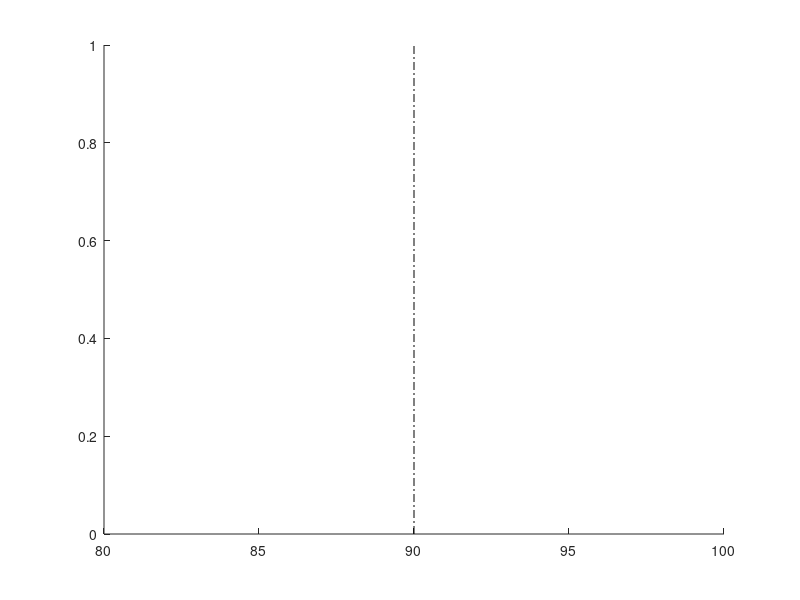

This chart was generated by the following MATLAB code: (Note: this script raises an error after producing the figure.)
 close all;
clear all;

filePath = fullfile(pwd,'data');
flipNameStr = 'flip';
matFile = dir(fullfile(filePath,'*.mat'));
pBias = cell(1,2);
pThreshold = cell(1,2);
legendText = cell(2,2);

popChoice = [];
pI = 0;

figureNum = 1;
uniqueDeg = cell(1,2);
popHeadDeg = cell(1,2);
popPurDir = cell(1,2);
pChoice = cell(1,2);

colorIndex = {[1 0.1 0.1],[0.8 0.5 0.3];[0.1 0.1 1],[0.3 0.5 0.8]}; % {typeI,dir}

for i = 1:length(matFile)
    
    data = load(fullfile(filePath,matFile(i).name));
    popChoice = cat(1,popChoice,data.choice);
    trialNum = size(data.conditionIndex,1);
    flipDegree = contains(matFile(i).name,flipNameStr);
    num = regexp(matFile(i).name, '(\d+)','tokens');
    subNum = cell2mat(num{1});
    
    % rotation:
    headDeg{1} = nan(trialNum,2);
    purDir{1} = nan(trialNum,2);
    choice{1} = nan(trialNum,2);
    
    % frustum shift
    headDeg{2} = nan(trialNum,2);
    purDir{2} = nan(trialNum,2);
    choice{2} = nan(trialNum,2);
    
    % classfy the degree and pursuit direction based on the rotation type
    for triali = 1:trialNum
        motionType = data.trialIndex(triali,2);
        headDeg{motionType}(triali,:) = [data.conditionIndex(triali,1),data.trialIndex(triali,1)];
        purDir{motionType}(triali,:) = [data.conditionIndex(triali,4),data.trialIndex(triali,1)];
        choice{motionType}(triali,:) = [data.choice(triali),data.trialIndex(triali,1)];
    end
    
    if ishandle(figureNum); end; figure(figureNum); set(gcf,'color','white'); hold on; plot([90,90],[0,1],'-.k');
    
    for typeI =1:length(headDeg)
        % delete the nan vaule
        delDeg = find(isnan(headDeg{typeI}(:,1)));
        headDeg{typeI}(delDeg,:) = [];
        delDir = find(isnan(purDir{typeI}(:,1)));
        purDir{typeI}(delDir,:) = [];
        delChoice = find(isnan(choice{typeI}(:,1)));
        choice{typeI}(delChoice,:) = [];
        
        if flipDegree
            headDeg{typeI}(:,1) = -headDeg{typeI}(:,1);
        end
        
        uniqueDeg{typeI} = unique(headDeg{typeI}(:,1));
        
        popHeadDeg{typeI} = cat(1,popHeadDeg{typeI},headDeg{typeI});
        popPurDir{typeI} = cat(1,popPurDir{typeI},purDir{typeI});
        pChoice{typeI} = cat(1,pChoice{typeI},choice{typeI});
        
        pRight = [];
        choiceF = [];
        
        uniqueDir = unique(purDir{typeI}(:,1));
        dirLength = length(uniqueDir);
        dirIndex = cell(1,dirLength);
        for dir = 1:dirLength
            trialIndexI = find(purDir{typeI}(:,1) == uniqueDir(dir));
            dirIndex{dir} = purDir{typeI}(trialIndexI,:);
        end
        
        %         if typeI == 1
        %             for k = 1:length(uniqueDeg{typeI})
        %                 index = ismember(headDeg{typeI}(:,1),uniqueDeg{typeI}(k));
        %                 trialIndex = headDeg{typeI}(index,2);
        %                 pRight{k} = sum(choice{k} == 2)./ length(choice{k});
        %                 choiceF{k} = length(choice{k});
        %             end
        %             fitData = [uniqueDeg{typeI},cell2mat(pRight),cell2mat(choiceF)];
        %
        %             [bias,threshold] = cum_gaussfit_max1(fitData(1:end,:));
        %             pBias(triali,i) = bias;
        %             pThreshold(triali,i) = threshold;
        %             xi = min(uniqueDeg{typeI}):0.1:max(uniqueDeg{typeI});
        %             y_fit = cum_gaussfit([bias,threshold],xi);
        %
        %             if ishandle(figureNum); end; figure(figureNum); set(gcf,'color','white');
        %             plot([90,90],[0,1],'-.k');
        %             hold on
        %             plot(uniqueDeg{typeI},cell2mat(pRight),'*');
        %             plot(xi,y_fit,'-');
        %             set(gca, 'xlim',[-15,15],'ylim',[0 1])
        %             xlabel('Heading degree');
        %             ylabel('Proportion of "right" choice');
        %             title(['Condition ' num2str(typeI) ' for participant ' subNum]);
        %             %     hleg1=legend('choice','mean & standard error','linear result');
        %             %     set(hleg1,'Location','EastOutside')
        %             text(5,0.8,sprintf('\\it\\mu_{psy} = \\rm%6.3g\\circ',bias),'color','b')
        %             text(5,0.7,sprintf('\\it\\sigma_{psy} = \\rm%6.3g\\circ', threshold),'color','b')
        %             figureNum = figureNum+1;
        %         elseif typeI>1
        for dir = 1:dirLength
            for k = 1:length(uniqueDeg{typeI})
                index = find(ismember(headDeg{typeI}(:,1),uniqueDeg{typeI}(k)));
                trialIndex = headDeg{typeI}(index,2);
                trialIndex = trialIndex(ismember(trialIndex,dirIndex{dir}(:,2)));
                choicei{k} = choice{typeI}(ismember(choice{typeI}(:,2),trialIndex),1); %%
                pRight{k} = sum(choicei{k} == 2)./ length(choicei{k});
                choiceF{k} = length(choicei{k});
            end
            fitData = [uniqueDeg{typeI},cell2mat(pRight'),cell2mat(choiceF')];
            if min(cell2mat(pRight)) == 1
                fitData(:,2) = fitData(:,2) - 0.01;
            elseif max(cell2mat(pRight)) == 0
                fitData(:,2) = fitData(:,2) + 0.01;
            end
            [bias,threshold] = cum_gaussfit_max1(fitData(1:end,:));
            pBias{typeI}(dir,i) = bias;
            pThreshold{typeI}(dir,i) = threshold;
            xi = min(uniqueDeg{typeI}):0.1:max(uniqueDeg{typeI});
            y_fit = cum_gaussfit([bias,threshold],xi);
            
            plot(uniqueDeg{typeI},cell2mat(pRight),'*','color',colorIndex{dir,typeI});
            h(typeI,dir) = plot(xi,y_fit,'-','color',colorIndex{dir,typeI});
            set(gca, 'xlim',[-15,15],'ylim',[0 1])
            xlabel('Heading degree');
            ylabel('Proportion of "right" choice');
            legendText{dir,typeI} = ['Condition ' num2str(typeI) ' direction ' num2str(dir)];
            %     hleg1=legend('choice','mean & standard error','linear result');
            %     set(hleg1,'Location','EastOutside')
            text(6*typeI,0.6-0.2*dir,sprintf('\\it\\mu_{psy} = \\rm%6.3g\\circ',bias),'color',colorIndex{dir,typeI})
            text(6*typeI,0.5-0.2*dir,sprintf('\\it\\sigma_{psy} = \\rm%6.3g\\circ', threshold),'color',colorIndex{dir,typeI})
        end
        %         end
    end
    legend(h(:),cell2mat(legendText(:)));
    title([ 'Participant''s Number: ' subNum]);
    figureNum = figureNum+1;
    
end

if ishandle(figureNum); end; figure(figureNum); clf; set(gcf,'color','white'); hold on; plot([90,90],[0,1],'-.k');
% hPopulation = tight_subplot(2,2,[0.1 0.1]);
% set(hPopulation,'xtick',[]);
% set(hPopulation,'ytick',[]);

% draw popular result
for typeI =1:length(popHeadDeg)
    pPRight = [];
    pChoiceF = [];
    
    popUniqueDeg{typeI} = unique(popHeadDeg{typeI}(:,1));
    pUniqueDir = unique(popPurDir{typeI}(:,1));
    dirLength = length(pUniqueDir);
    dirIndex = cell(1,dirLength);
    for dir = 1:dirLength
        trialIndexI = find(popPurDir{typeI}(:,1) == pUniqueDir(dir));
        dirIndex{dir} = popPurDir{typeI}(trialIndexI,:);
    end
    for dir = 1:dirLength
        for k = 1:length(popUniqueDeg{typeI})
            index = find(ismember(popHeadDeg{typeI}(:,1),popUniqueDeg{typeI}(k)));
            trialIndex = popHeadDeg{typeI}(index,2);
            trialIndex = trialIndex(ismember(trialIndex,dirIndex{dir}(:,2)));
            pChoicei{k} = pChoice{typeI}(ismember(pChoice{typeI}(:,2),trialIndex),1); %%
            pPRight{k} = sum(pChoicei{k} == 2)./ length(pChoicei{k});
            pChoiceF{k} = length(pChoicei{k});
        end
        pFitData = [popUniqueDeg{typeI},cell2mat(pPRight'),cell2mat(pChoiceF')];
        if min(cell2mat(pPRight)) == 1
            pFitData(:,2) = pFitData(:,2) - 0.01;
        elseif max(cell2mat(pPRight)) == 0
            pFitData(:,2) = pFitData(:,2) + 0.01;
        end
        [bias,threshold] = cum_gaussfit_max1(pFitData(1:end,:));
        xi = min(popUniqueDeg{typeI}):0.1:max(popUniqueDeg{typeI});
        y_fit = cum_gaussfit([bias,threshold],xi);
        
        plot(popUniqueDeg{typeI},cell2mat(pPRight),'*','color',colorIndex{dir,typeI});
        h(typeI,dir) = plot(xi,y_fit,'-','color',colorIndex{dir,typeI});
        set(gca, 'xlim',[-15,15],'ylim',[0 1])
        xlabel('Heading degree');
        ylabel('Proportion of "right" choice');
        legendText{dir,typeI} = ['Condition ' num2str(typeI) ' direction ' num2str(dir)];
        %     hleg1=legend('choice','mean & standard error','linear result');
        %     set(hleg1,'Location','EastOutside')
        text(6*typeI,0.6-0.2*dir,sprintf('\\it\\mu_{psy} = \\rm%6.3g\\circ',bias),'color',colorIndex{dir,typeI})
        text(6*typeI,0.5-0.2*dir,sprintf('\\it\\sigma_{psy} = \\rm%6.3g\\circ', threshold),'color',colorIndex{dir,typeI})
    end
    %         end
end
legend(h(:),cell2mat(legendText(:)));
title('Population result');
[h_Bias,p_Bias] = ttest2(pBias{1},pBias{2})
[h_Threshold,p_Threshold] = ttest2(pThreshold{1},pThreshold{2})

% originally modified by GY from GCD (cum_gaussfit_max.m)
function [alpha, beta] = cum_gaussfit_max1(data_cum)
% Gaussian fits a accumulative Gaussian function to data using maximum likelihood
%	maximization under binomial assumptions.  It uses Gaussian_Fun for
%	error calculation.  Data must be in 3 columns: x, %-correct, Nobs
%	usage: [alpha, beta] = cum_gaussfit_max1(data)
%		alpha and beta are the bias and standard deviation parameters.
global Data_cum;
Data_cum = data_cum;

% generate guess
q = ones(2,1);

% get a starting threshold estimate by testing a bunch of values
% bias range from [-100,-10,-1,0,1,10,100]
% threshold ranges from [0.1,1,10,100]
bias_e = [-100,-10,-1,0,1,10,100];
threshold_e = [0.1,1,10,100];
errors=[];
for i=1:length(bias_e)
    for j=1:length(threshold_e)
        q(1,1) = bias_e(i);
        q(2,1) = threshold_e(j);
        errors(i,j) = cum_gaussfit_max(q);
    end
end
[min_indx1,min_indx2] = find(errors==min(min(errors)));
q(1,1) = bias_e(min_indx1);
q(2,1) = threshold_e(min_indx2);

OPTIONS = optimset('MaxIter', 5000);
quick = fminsearch('cum_gaussfit_max',q);
% quick
alpha = quick(1,1);
beta = quick(2,1);
end

function p=cum_gaussfit(beta,x)
MU=beta(1);
SIGMA=beta(2);
p = normcdf(x,MU,SIGMA);
end